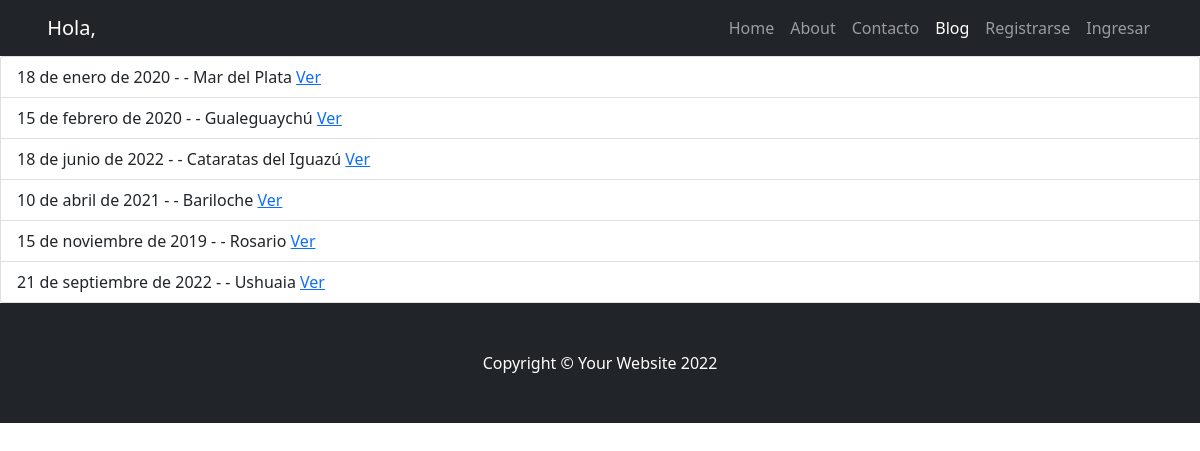
The app's page /viajes-blog/listar/ with its own data.
### viajes_blog/models.py (models this page shows)
class Post(models.Model):
    titulo = models.CharField(max_length = 100)
    subtitulo = models.CharField(max_length = 100)
    texto = models.TextField(max_length = 3000)
    publicado_el = models.DateField()
    imagen = models.ImageField(upload_to="posteos", null="True", blank=True)

### viajes_blog/views.py (the view)
# urls.py: path('viajes-blog/listar/', PostListar.as_view(), name="viajes-blog-listar"),
class PostListar(ListView):
    model = Post

### viajes_blog/templates/viajes_blog/post_list.html (shortened to what this page needs)
{% extends 'viajes_blog/base.html' %}
{% block contenido %}
<ul class="list-group">
{% for post in object_list %}
    <li class="list-group-item">
        {{post.publicado_el}} - - {{post.titulo}}
        <a href="{% url 'viajes-blog-detalle' post.id %}">Ver</a>
    </li>
{% endfor %}
</ul>
{% endblock %}

### records on screen
Post: publicado_el "18 de enero de 2020", titulo "Mar del Plata"
Post: publicado_el "15 de febrero de 2020", titulo "Gualeguaychú"
Post: publicado_el "18 de junio de 2022", titulo "Cataratas del Iguazú"
Post: publicado_el "10 de abril de 2021", titulo "Bariloche"
Post: publicado_el "15 de noviembre de 2019", titulo "Rosario"
Post: publicado_el "21 de septiembre de 2022", titulo "Ushuaia"
